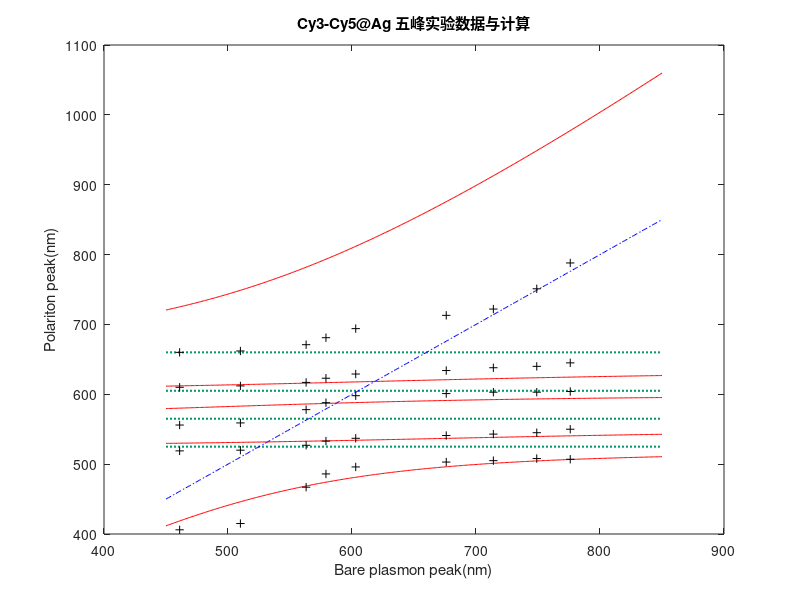

Write the MATLAB code that produced this figure.
% 【双染料-银膜耦合 极化子色散峰计算】
% 输入两种纯染料的两峰波长和耦合参数，计算输出以各波长为等离激元峰的银膜同这些染料的耦合所产生的5个极化子色散峰峰位波长

clear; clc;

He=1243.125; % 波长和能量换算常数 （nm->eV, E=hc/lamda） 

L=[525 565 605 660];	% 纯染料峰波长 [Cy3左 Cy3右 Cy5左 Cy5右]
E=He./L;                % 各波长对应能量

D=[0.16139      0.26151      0.15529      0.35152];   % 耦合参数Delta_1~4

p = 1;          % 步长(nm)
Lp=450:p:850;   % 横轴：波长450~850(nm)
n=(400/p)+1;    % 离散点组数目
Eg=zeros(n,5);  % n行5列的2D数组，记录第行数个波长的5个矩阵特征值


% 遍历范围内所有波长
for i=1:n
    S=He/Lp(i);  % 当前波长能量（作为纯银膜峰位波长）
    A=[
    S   ,D(1),D(2),D(3),D(4);
    D(1),E(1),  0 ,  0 ,  0 ;
    D(2),  0 ,E(2),  0 ,  0 ;
    D(3),  0 ,  0 ,E(3),  0 ;
    D(4),  0 ,  0 ,  0 ,E(4);
    ];
    Eg(i,:) = eig(A);   % 求A的（5个）特征值（能量）
end

Lac = He ./ Eg;    % 将特征能量转换到特征波长（数组）

% 打印
disp('     NSF       Le2       Le1       Mid       Ri1       Ri2      ');
disp([Lp(:),Lac(:,5),Lac(:,4),Lac(:,3),Lac(:,2),Lac(:,1)]);

% 作图
figure
axis([450,850 450,850]);
darkGreen = [4 157 107]/255; lw = 1.5;
for i=1:4
    plot([450,850],[L(i),L(i)], ':','color',darkGreen,'linewidth',lw);  hold on;            % 染料4峰参考线（Cy3左右、Cy5左右）
end
plot(Lp,Lp, 'b-. ');                                                                        % 纯银膜参考线
plot(Lp,Lac(:,1),'r- ',Lp,Lac(:,2),'r- ',Lp,Lac(:,3),'r- ',Lp,Lac(:,4),'r- ',Lp,Lac(:,5),'r- ');	% 极化子色散峰（计算结果）


fid=fopen('Exp5.txt','r');       % 从文件读取实验数据
Exp=fscanf(fid,'%f',[6,inf]);

for i=2:6
    plot(Exp(1,:),Exp(i,:),'k+ '); hold on;   % 离散点（实验数据）
end

title('Cy3-Cy5@Ag 五峰实验数据与计算')
xlabel('Bare plasmon peak(nm)');
ylabel('Polariton peak(nm)')

